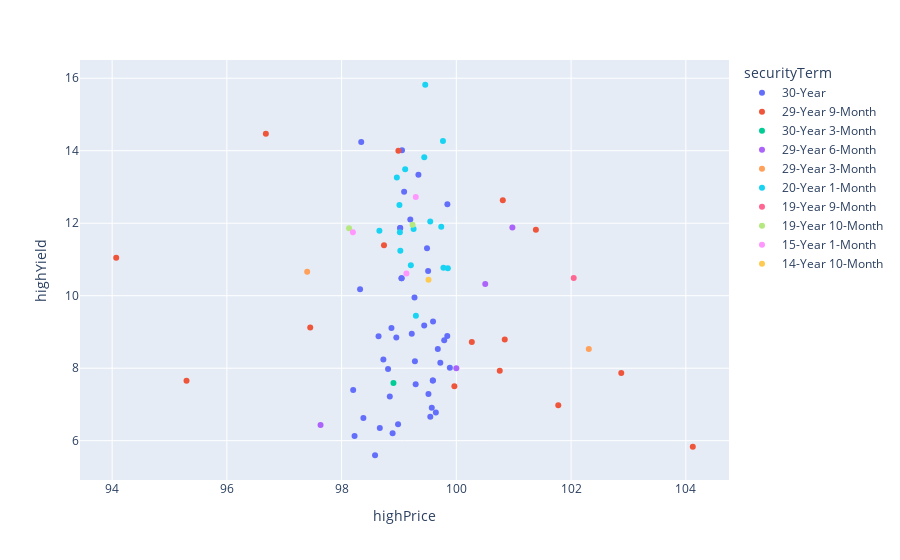

The cell this chart's notebook holds for it:
### Code cell
df['year']=df['issueDate'].dt.year.astype(str)


px.scatter(
    data_frame=df[df['lowPrice']>0],
    x='highPrice',
    y='highYield',
    color='securityTerm'
)

### Figure 1 — Plotly figure (JSON) as saved in the notebook; plotly's stock layout.template omitted (floating-point values rounded to 4 significant figures)
{"data": [{"hovertemplate": "securityTerm=30-Year<br>highPrice=%{x}<br>highYield=%{y}<extra></extra>", "legendgroup": "30-Year", "marker": {"color": "#636efa", "symbol": "circle"}, "mode": "markers", "name": "30-Year", "orientation": "v", "showlegend": true, "type": "scatter", "x": [98.58, 98.89, 98.98, 99.55, 98.38, 99.64, 98.23, 99.57, 99.59, 98.67, 98.84, 99.59, 99.51, 99.89, 99.28, 98.73, 98.81, 98.64, 98.95, 99.68, 99.72, 99.22, 98.87, 99.44, 99.84, 99.79, 99.29, 98.2, 99.59, 99.27, 99.51, 99.49, 99.02, 99.84, 99.34, 99.2, 99.05, 98.34, 99.05, 99.09, 98.32, 99.02, 99.05], "xaxis": "x", "y": [5.598, 6.207, 6.452, 6.66, 6.625, 6.778, 6.13, 6.909, 7.66, 6.35, 7.22, 7.66, 7.29, 8.01, 8.19, 8.24, 7.98, 8.88, 8.85, 8.53, 8.15, 8.95, 9.11, 9.18, 8.89, 8.77, 7.56, 7.4, 9.29, 9.95, 10.68, 11.31, 11.87, 12.52, 13.34, 12.1, 10.48, 14.24, 14.01, 12.87, 10.18, 11.87, 10.48], "yaxis": "y"}, {"hovertemplate": "securityTerm=29-Year 9-Month<br>highPrice=%{x}<br>highYield=%{y}<extra></extra>", "legendgroup": "29-Year 9-Month", "marker": {"color": "#EF553B", "symbol": "circle"}, "mode": "markers", "name": "29-Year 9-Month", "orientation": "v", "showlegend": true, "type": "scatter", "x": [104.1, 101.8, 100.8, 100.3, 102.9, 97.45, 100.8, 99.97, 95.3, 98.74, 101.4, 94.07, 96.68, 98.99, 100.8], "xaxis": "x", "y": [5.83, 6.98, 7.93, 8.72, 7.87, 9.12, 8.79, 7.5, 7.65, 11.39, 11.82, 11.05, 14.47, 14, 12.63], "yaxis": "y"}, {"hovertemplate": "securityTerm=30-Year 3-Month<br>highPrice=%{x}<br>highYield=%{y}<extra></extra>", "legendgroup": "30-Year 3-Month", "marker": {"color": "#00cc96", "symbol": "circle"}, "mode": "markers", "name": "30-Year 3-Month", "orientation": "v", "showlegend": true, "type": "scatter", "x": [98.9], "xaxis": "x", "y": [7.59], "yaxis": "y"}, {"hovertemplate": "securityTerm=29-Year 6-Month<br>highPrice=%{x}<br>highYield=%{y}<extra></extra>", "legendgroup": "29-Year 6-Month", "marker": {"color": "#ab63fa", "symbol": "circle"}, "mode": "markers", "name": "29-Year 6-Month", "orientation": "v", "showlegend": true, "type": "scatter", "x": [97.63, 100, 101.0, 100.5], "xaxis": "x", "y": [6.43, 8, 11.88, 10.32], "yaxis": "y"}, {"hovertemplate": "securityTerm=29-Year 3-Month<br>highPrice=%{x}<br>highYield=%{y}<extra></extra>", "legendgroup": "29-Year 3-Month", "marker": {"color": "#FFA15A", "symbol": "circle"}, "mode": "markers", "name": "29-Year 3-Month", "orientation": "v", "showlegend": true, "type": "scatter", "x": [102.3, 97.4], "xaxis": "x", "y": [8.53, 10.66], "yaxis": "y"}, {"hovertemplate": "securityTerm=20-Year 1-Month<br>highPrice=%{x}<br>highYield=%{y}<extra></extra>", "legendgroup": "20-Year 1-Month", "marker": {"color": "#19d3f3", "symbol": "circle"}, "mode": "markers", "name": "20-Year 1-Month", "orientation": "v", "showlegend": true, "type": "scatter", "x": [99.3, 99.85, 99.55, 99.02, 99.44, 99.01, 99.74, 99.02, 99.21, 99.78, 98.66, 99.77, 99.46, 99.11, 98.96, 99.25], "xaxis": "x", "y": [9.45, 10.76, 12.05, 11.75, 13.82, 12.5, 11.9, 11.24, 10.84, 10.77, 11.79, 14.27, 15.82, 13.49, 13.26, 11.84], "yaxis": "y"}, {"hovertemplate": "securityTerm=19-Year 9-Month<br>highPrice=%{x}<br>highYield=%{y}<extra></extra>", "legendgroup": "19-Year 9-Month", "marker": {"color": "#FF6692", "symbol": "circle"}, "mode": "markers", "name": "19-Year 9-Month", "orientation": "v", "showlegend": true, "type": "scatter", "x": [102.0], "xaxis": "x", "y": [10.49], "yaxis": "y"}, {"hovertemplate": "securityTerm=19-Year 10-Month<br>highPrice=%{x}<br>highYield=%{y}<extra></extra>", "legendgroup": "19-Year 10-Month", "marker": {"color": "#B6E880", "symbol": "circle"}, "mode": "markers", "name": "19-Year 10-Month", "orientation": "v", "showlegend": true, "type": "scatter", "x": [98.13, 99.24], "xaxis": "x", "y": [11.86, 11.96], "yaxis": "y"}, {"hovertemplate": "securityTerm=15-Year 1-Month<br>highPrice=%{x}<br>highYield=%{y}<extra></extra>", "legendgroup": "15-Year 1-Month", "marker": {"color": "#FF97FF", "symbol": "circle"}, "mode": "markers", "name": "15-Year 1-Month", "orientation": "v", "showlegend": true, "type": "scatter", "x": [98.2, 99.29, 99.13], "xaxis": "x", "y": [11.75, 12.72, 10.61], "yaxis": "y"}, {"hovertemplate": "securityTerm=14-Year 10-Month<br>highPrice=%{x}<br>highYield=%{y}<extra></extra>", "legendgroup": "14-Year 10-Month", "marker": {"color": "#FECB52", "symbol": "circle"}, "mode": "markers", "name": "14-Year 10-Month", "orientation": "v", "showlegend": true, "type": "scatter", "x": [99.52], "xaxis": "x", "y": [10.44], "yaxis": "y"}], "layout": {"autosize": true, "legend": {"title": {"text": "securityTerm"}, "tracegroupgap": 0}, "margin": {"t": 60}, "xaxis": {"anchor": "y", "autorange": true, "domain": [0, 1], "range": [93.47, 104.7], "title": {"text": "highPrice"}, "type": "linear"}, "yaxis": {"anchor": "x", "autorange": true, "domain": [0, 1], "range": [4.807, 16.61], "title": {"text": "highYield"}, "type": "linear"}}}
